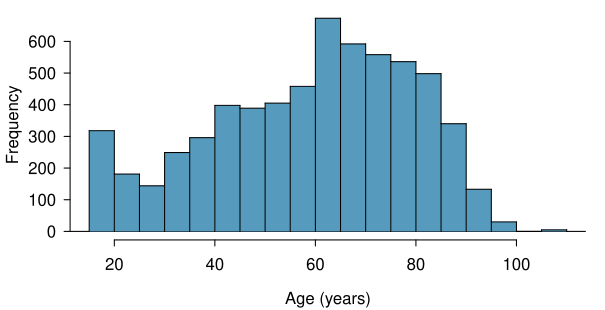

Reproduce this figure in R.
library(openintro)
data(COL)
d = demographic.primary

myPDF("histAgeDanishED.pdf",
      6.05, 3.1,
      mar = c(3.5, 3.5, 0.5, 1),
      mgp = c(2.4, 0.7, 0))
histPlot(d$age,
         breaks = 14,
         xlab = 'Age (years)',
         ylab = "Frequency",
#        ylim = c(0, 100),
         col = COL[1],
         border = COL[5])
dev.off()
